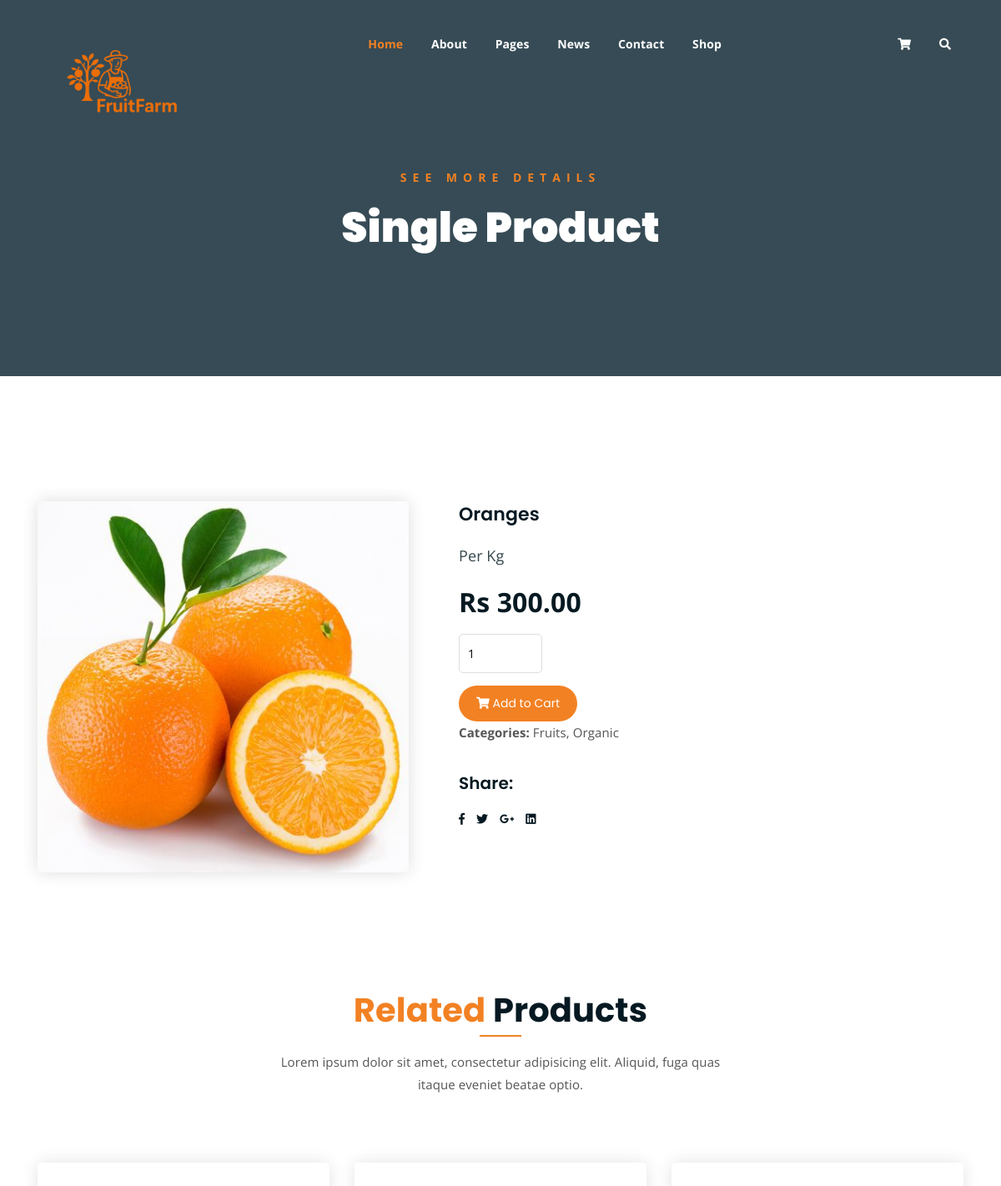
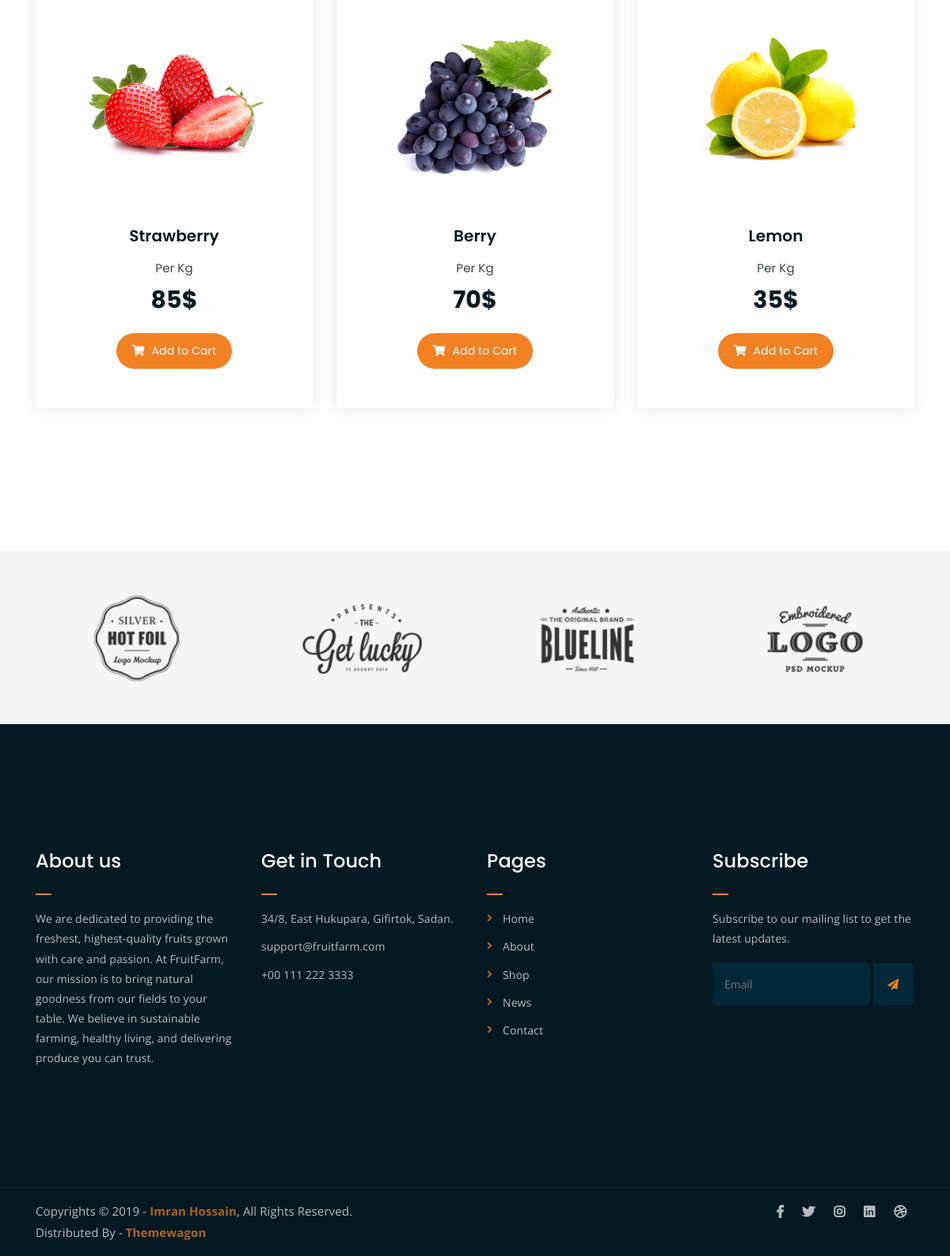
/singleproduct/5, run on the app's committed database (2 pictures, top to bottom).
### fruits/models.py (models this page shows)
class products(models.Model):
    image=models.ImageField(upload_to='images/')
    name=models.CharField(max_length=50)
    price=models.DecimalField(decimal_places=2,max_digits=5)

### fruits/views.py (the view)
# urls.py: path("singleproduct/<int:id>",singleproduct),
def singleproduct(request,id):
    d=products.objects.get(id=id)
    if request.method=='POST':
        qty=int(request.POST['qty'])
        x=CartItem(product=d,quantity=qty,user=request.user)
        x.save()
        return redirect(cart)
    return render(request,'single-product.html' ,{'d':d})

### fruits/templates/single-product.html (shortened to what this page needs)
{% load static %}
<!DOCTYPE html>
<html lang="en">
<head>
	<link rel="stylesheet" href="{% static 'assets/css/all.min.css' %}">
	<link rel="stylesheet" href="{% static 'assets/bootstrap/css/bootstrap.min.css' %}">
	<link rel="stylesheet" href="{% static 'assets/css/owl.carousel.css' %}">
	<link rel="stylesheet" href="{% static 'assets/css/magnific-popup.css' %}">
	<link rel="stylesheet" href="{% static 'assets/css/animate.css' %}">
	<link rel="stylesheet" href="{% static 'assets/css/meanmenu.min.css' %}">
	<link rel="stylesheet" href="{% static 'assets/css/main.css' %}">
	<link rel="stylesheet" href="{% static 'assets/css/responsive.css' %}">
</head>
<body>
	<div class="top-header-area" id="sticker">
		<div class="container">
			<div class="row">
				<div class="col-lg-12 col-sm-12 text-center">
					<div class="main-menu-wrap">
						<div class="site-logo">
							<a href="index">
								<img src="{% static 'assets/img/fruitfarm2.png' %}" alt="">
							</a>
						</div>
						<nav class="main-menu">
							<ul>
								<li class="current-list-item"><a href="#">Home</a>
								</li>
								<li><a href="about">About</a></li>
								<li><a href="#">Pages</a>
								</li>
								<li><a href="news">News</a>
								</li>
								<li><a href="contact">Contact</a></li>
								<li><a href="shop">Shop</a>
								</li>
								<li>
									<div class="header-icons">
										<a class="shopping-cart" href="cart"><i class="fas fa-shopping-cart"></i></a>
										<a class="mobile-hide search-bar-icon" href="#"><i class="fas fa-search"></i></a>
									</div>
								</li>
							</ul>
						</nav>
					</div>
				</div>
			</div>
		</div>
	</div>
	<div class="breadcrumb-section breadcrumb-bg">
		<div class="container">
			<div class="row">
				<div class="col-lg-8 offset-lg-2 text-center">
					<div class="breadcrumb-text">
						<p>See more Details</p>
						<h1>Single Product</h1>
					</div>
				</div>
			</div>
		</div>
	</div>
	<div class="single-product mt-150 mb-150">
		<div class="container">
			<div class="row">
				<div class="col-md-5">
					<div class="single-product-img">
						<img src="{{d.image.url}}" alt="">
					</div>
				</div>
				<div class="col-md-7">
					<div class="single-product-content">
						<h3>{{d.name}}</h3>
						<p class="single-product-pricing"><span>Per Kg</span> Rs {{d.price}}</p>
						<div class="single-product-form">
							<form action="" method="post">
								<input type="number" placeholder="" value="1" name="qty"><br>
								<button type="submit" class="btn"><i class="fas fa-shopping-cart"></i> Add to Cart</button>
							</form>
							<p><strong>Categories: </strong>Fruits, Organic</p>
						</div>
						<h4>Share:</h4>
						<ul class="product-share">
							<li><a href=""><i class="fab fa-facebook-f"></i></a></li>
							<li><a href=""><i class="fab fa-twitter"></i></a></li>
							<li><a href=""><i class="fab fa-google-plus-g"></i></a></li>
							<li><a href=""><i class="fab fa-linkedin"></i></a></li>
						</ul>
					</div>
				</div>
			</div>
		</div>
	</div>
	<div class="more-products mb-150">
		<div class="container">
			<div class="row">
				<div class="col-lg-8 offset-lg-2 text-center">
					<div class="section-title">
						<h3><span class="orange-text">Related</span> Products</h3>
						<p>Lorem ipsum dolor sit amet, consectetur adipisicing elit. Aliquid, fuga quas itaque eveniet beatae optio.</p>
					</div>
				</div>
			</div>
			<div class="row">
				<div class="col-lg-4 col-md-6 text-center">
					<div class="single-product-item">
						<div class="product-image">
							<a href="singleproduct"><img src="{% static 'assets/img/products/product-img-1.jpg' %}" alt=""></a>
						</div>
						<h3>Strawberry</h3>
						<p class="product-price"><span>Per Kg</span> 85$ </p>
						<a href="cart" class="cart-btn"><i class="fas fa-shopping-cart"></i> Add to Cart</a>
					</div>
				</div>
				<div class="col-lg-4 col-md-6 text-center">
					<div class="single-product-item">
						<div class="product-image">
							<a href="singleproduct"><img src="{% static 'assets/img/products/product-img-2.jpg' %}" alt=""></a>
						</div>
						<h3>Berry</h3>
						<p class="product-price"><span>Per Kg</span> 70$ </p>
						<a href="cart" class="cart-btn"><i class="fas fa-shopping-cart"></i> Add to Cart</a>
					</div>
				</div>
				<div class="col-lg-4 col-md-6 offset-lg-0 offset-md-3 text-center">
					<div class="single-product-item">
						<div class="product-image">
							<a href="singleproduct"><img src="{% static 'assets/img/products/product-img-3.jpg' %}" alt=""></a>
						</div>
						<h3>Lemon</h3>
						<p class="product-price"><span>Per Kg</span> 35$ </p>
						<a href="cart" class="cart-btn"><i class="fas fa-shopping-cart"></i> Add to Cart</a>
					</div>
				</div>
			</div>
		</div>
	</div>
	<div class="logo-carousel-section">
		<div class="container">
			<div class="row">
				<div class="col-lg-12">
					<div class="logo-carousel-inner">
						<div class="single-logo-item">
							<img src="{% static 'assets/img/company-logos/1.png' %}" alt="">
						</div>
						<div class="single-logo-item">
							<img src="{% static 'assets/img/company-logos/2.png' %}" alt="">
						</div>
						<div class="single-logo-item">
							<img src="{% static 'assets/img/company-logos/3.png' %}" alt="">
						</div>
						<div class="single-logo-item">
							<img src="{% static 'assets/img/company-logos/4.png' %}" alt="">
						</div>
					</div>
				</div>
			</div>
		</div>
	</div>
	<div class="footer-area">
		<div class="container">
			<div class="row">
				<div class="col-lg-3 col-md-6">
					<div class="footer-box about-widget">
						<h2 class="widget-title">About us</h2>
						<p>We are dedicated to providing the freshest, highest-quality fruits grown with care and passion. At FruitFarm, our mission is to bring natural goodness from our fields to your table.
We believe in sustainable farming, healthy living, and delivering produce you can trust.</p>
					</div>
				</div>
				<div class="col-lg-3 col-md-6">
					<div class="footer-box get-in-touch">
						<h2 class="widget-title">Get in Touch</h2>
						<ul>
							<li>34/8, East Hukupara, Gifirtok, Sadan.</li>
							<li>support@fruitfarm.com</li>
							<li>+00 111 222 3333</li>
						</ul>
					</div>
				</div>
				<div class="col-lg-3 col-md-6">
					<div class="footer-box pages">
						<h2 class="widget-title">Pages</h2>
						<ul>
							<li><a href="index">Home</a></li>
							<li><a href="about">About</a></li>
							<li><a href="services">Shop</a></li>
							<li><a href="news">News</a></li>
							<li><a href="contact">Contact</a></li>
						</ul>
					</div>
				</div>
				<div class="col-lg-3 col-md-6">
					<div class="footer-box subscribe">
						<h2 class="widget-title">Subscribe</h2>
						<p>Subscribe to our mailing list to get the latest updates.</p>
						<form action="index">
							<input type="email" placeholder="Email">
							<button type="submit"><i class="fas fa-paper-plane"></i></button>
						</form>
					</div>
				</div>
			</div>
		</div>
	</div>
	<div class="copyright">
		<div class="container">
			<div class="row">
				<div class="col-lg-6 col-md-12">
					<p>Copyrights &copy; 2019 - <a href="https://imransdesign.com/">Imran Hossain</a>,  All Rights Reserved.<br>
						Distributed By - <a href="https://themewagon.com/">Themewagon</a>
					</p>
				</div>
				<div class="col-lg-6 text-right col-md-12">
					<div class="social-icons">
						<ul>
							<li><a href="#" target="_blank"><i class="fab fa-facebook-f"></i></a></li>
							<li><a href="#" target="_blank"><i class="fab fa-twitter"></i></a></li>
							<li><a href="#" target="_blank"><i class="fab fa-instagram"></i></a></li>
							<li><a href="#" target="_blank"><i class="fab fa-linkedin"></i></a></li>
							<li><a href="#" target="_blank"><i class="fab fa-dribbble"></i></a></li>
						</ul>
					</div>
				</div>
			</div>
		</div>
	</div>
</body>
</html>

### fruits/templates/single-product.html (style rules this page uses)
.btn { font-family: 'Poppins', sans-serif; display: inline-block; background-color: #F28123; color: #fff; padding: 10px 20px; border-radius: 50px; }

### data on the page
products: image (picture), name "Oranges", price "300.00"
